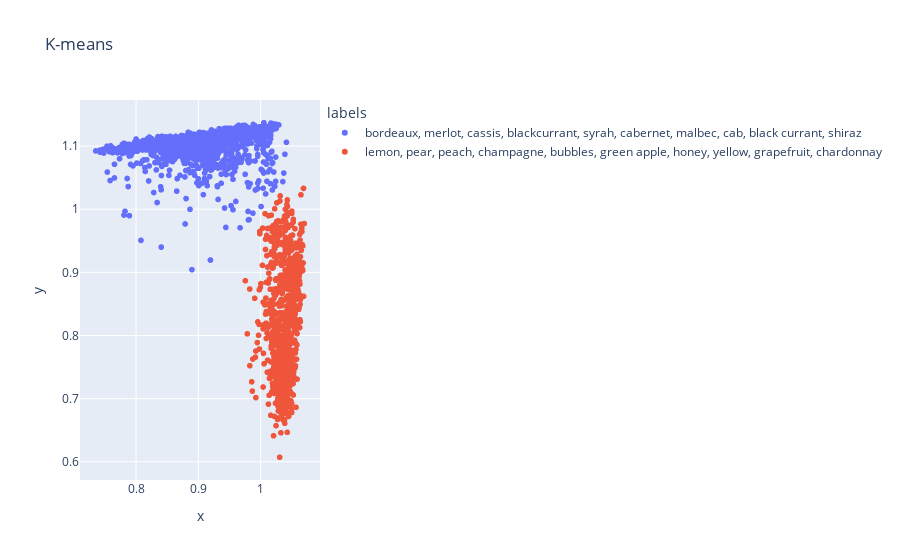

The code cell stored with this chart in its notebook:
### Code cell
def km_2_by_plotly(X, title):
    X_ar = X.toarray()
    km = KMeans(n_clusters=2, init='k-means++', max_iter=100, n_init=1, random_state=42).fit(X_ar)
    X_km = km.transform(X_ar)
    y = km.fit_predict(X_ar)

    labels = [', '.join(wd) for wd in np.array(kmeans_review_k_2())[y]] 
    df_km = pd.DataFrame(X_km, columns=['x', 'y'])
    df_km['labels'] = labels
    df_plot = pd.concat([df_km, df], axis=1)


    fig = px.scatter(
    df_plot, x='x', y='y',
    color='labels', title=title, 
    hover_data=['name', 'country', 'winery', 'price', 'rating']
    )
    fig.write_html("plotly/%s.html" % title)
    fig.show()

km_2_by_plotly(X, 'K-means')

### Figure 1 — Plotly figure (JSON) as saved in the notebook; plotly's stock layout.template omitted (floating-point values rounded to 4 significant figures; data arrays with more than 128 entries replaced by an {"elided": "..."} marker saying what was removed)
{"data": [{"customdata": {"elided": "1516x5 str values"}, "hovertemplate": "labels=bordeaux, merlot, cassis, blackcurrant, syrah, cabernet, malbec, cab, black currant, shiraz<br>x=%{x}<br>y=%{y}<br>name=%{customdata[0]}<br>country=%{customdata[1]}<br>winery=%{customdata[2]}<br>price=%{customdata[3]}<br>rating=%{customdata[4]}<extra></extra>", "legendgroup": "bordeaux, merlot, cassis, blackcurrant, syrah, cabernet, malbec, cab, black currant, shiraz", "marker": {"color": "#636efa", "symbol": "circle"}, "mode": "markers", "name": "bordeaux, merlot, cassis, blackcurrant, syrah, cabernet, malbec, cab, black currant, shiraz", "showlegend": true, "type": "scattergl", "x": {"elided": "1516 float values"}, "xaxis": "x", "y": {"elided": "1516 float values"}, "yaxis": "y"}, {"customdata": {"elided": "886x5 str values"}, "hovertemplate": "labels=lemon, pear, peach, champagne, bubbles, green apple, honey, yellow, grapefruit, chardonnay<br>x=%{x}<br>y=%{y}<br>name=%{customdata[0]}<br>country=%{customdata[1]}<br>winery=%{customdata[2]}<br>price=%{customdata[3]}<br>rating=%{customdata[4]}<extra></extra>", "legendgroup": "lemon, pear, peach, champagne, bubbles, green apple, honey, yellow, grapefruit, chardonnay", "marker": {"color": "#EF553B", "symbol": "circle"}, "mode": "markers", "name": "lemon, pear, peach, champagne, bubbles, green apple, honey, yellow, grapefruit, chardonnay", "showlegend": true, "type": "scattergl", "x": {"elided": "886 float values"}, "xaxis": "x", "y": {"elided": "886 float values"}, "yaxis": "y"}], "layout": {"legend": {"title": {"text": "labels"}, "tracegroupgap": 0}, "title": {"text": "K-means"}, "xaxis": {"anchor": "y", "domain": [0, 1], "title": {"text": "x"}}, "yaxis": {"anchor": "x", "domain": [0, 1], "title": {"text": "y"}}}}
